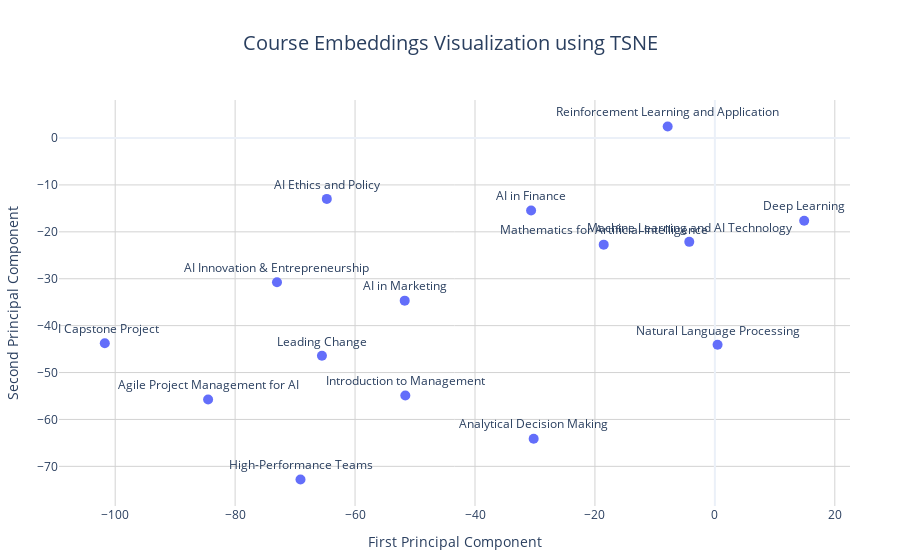

Notebook code cell kept with this figure:
### Code cell
import plotly.express as px

# Create scatter plot with improved formatting
fig = px.scatter(
    tsne_df,
    x='TSNE1',
    y='TSNE2', 
    text='title',
    title='Course Embeddings Visualization using TSNE',
    template='plotly_white'  # Use a cleaner template
)

# Customize text labels
fig.update_traces(
    textposition='top center',
    textfont=dict(size=12),
    marker=dict(size=10)
)

# Enhance layout and styling
fig.update_layout(
    title_x=0.5,  # Center the title
    title_font_size=20,
    plot_bgcolor='white',
    showlegend=False,
    xaxis_title="First Principal Component",
    yaxis_title="Second Principal Component",
    xaxis=dict(
        showgrid=True,
        gridwidth=1,
        gridcolor='lightgray'
    ),
    yaxis=dict(
        showgrid=True,
        gridwidth=1,
        gridcolor='lightgray'
    ),
    margin=dict(t=100, l=50, r=50, b=50)  # Adjust margins
)

# Display the plot
fig.show()

### Figure 1 — Plotly figure (JSON) as saved in the notebook; plotly's stock layout.template omitted (floating-point values rounded to 4 significant figures)
{"data": [{"hovertemplate": "TSNE1=%{x}<br>TSNE2=%{y}<br>title=%{text}<extra></extra>", "legendgroup": "", "marker": {"color": "#636efa", "size": 10, "symbol": "circle"}, "mode": "markers+text", "name": "", "orientation": "v", "showlegend": false, "text": ["Introduction to Management", "High-Performance Teams", "Mathematics for Artificial Intelligence", "Machine Learning and AI Technology", "Analytical Decision Making", "Natural Language Processing", "Deep Learning", "Agile Project Management for AI", "AI Ethics and Policy", "AI Innovation & Entrepreneurship", "AI in Marketing", "AI in Finance", "Leading Change", "Reinforcement Learning and Application", "AI Capstone Project"], "textfont": {"size": 12}, "textposition": "top center", "type": "scatter", "x": [-51.62, -69.1, -18.53, -4.267, -30.22, 0.4504, 14.9, -84.5, -64.71, -73.02, -51.72, -30.65, -65.52, -7.868, -101.7], "xaxis": "x", "y": [-54.89, -72.79, -22.73, -22.14, -64.1, -44.08, -17.62, -55.75, -12.98, -30.74, -34.67, -15.45, -46.42, 2.445, -43.74], "yaxis": "y"}], "layout": {"legend": {"tracegroupgap": 0}, "margin": {"b": 50, "l": 50, "r": 50, "t": 100}, "plot_bgcolor": "white", "showlegend": false, "title": {"font": {"size": 20}, "text": "Course Embeddings Visualization using TSNE", "x": 0.5}, "xaxis": {"anchor": "y", "domain": [0, 1], "gridcolor": "lightgray", "gridwidth": 1, "showgrid": true, "title": {"text": "First Principal Component"}}, "yaxis": {"anchor": "x", "domain": [0, 1], "gridcolor": "lightgray", "gridwidth": 1, "showgrid": true, "title": {"text": "Second Principal Component"}}}}
